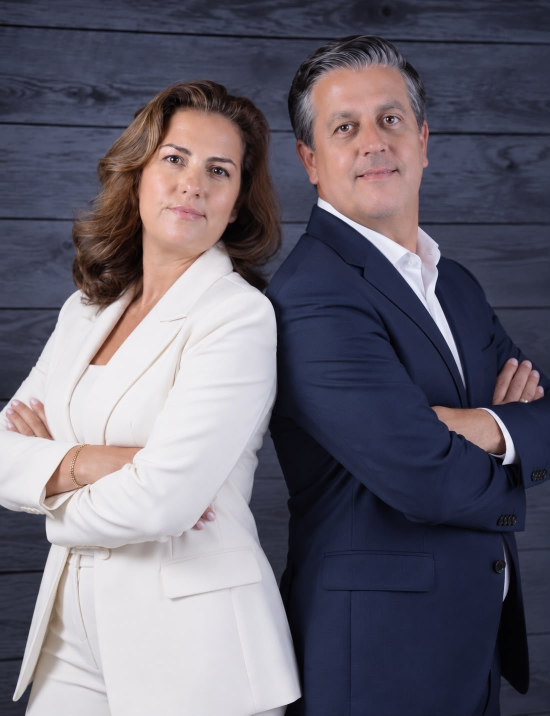
#> input picture Portrait_Project/00_originals/duo_reference.jpg, 1099 x 1431 px, found by its file name (shown at 1/2 size)
$ python 02_split_duo.py
#> lines starting #> are read from the running program, lines starting #| are printed output that depends on the picture; after the words box and inside, x2 and y2 are one past the last pixel; in counts of white or black regions, pixels touching at a corner belong together
import numpy as np, cv2
from PIL import Image
im=np.array(Image.open('00_originals/duo_reference.jpg').convert('RGB'))
#> im is the input picture: shape (1431, 1099, 3); mean R, G, B 105.6, 101.2, 113.3
a=np.array(Image.open('01_masks/duo_alpha.png')).astype(np.float32)/255
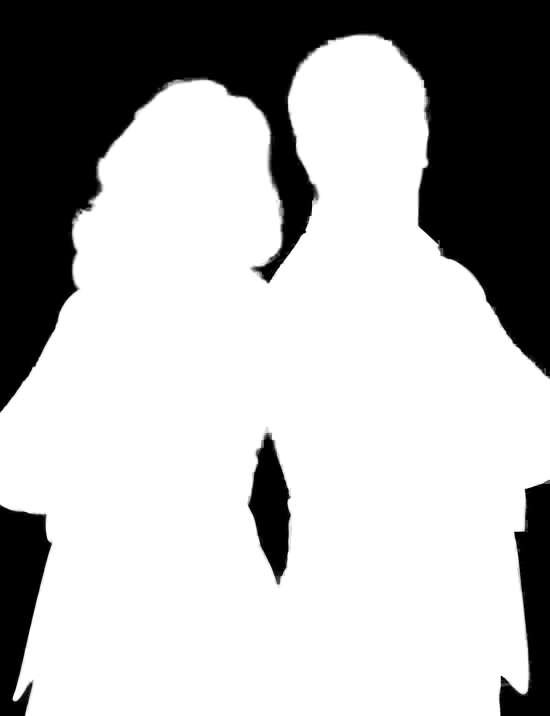
#> input picture Portrait_Project/01_masks/duo_alpha.png, 1099 x 1431 px, found by its file name (shown at 1/2 size)
H,W=a.shape
#> H = 1431; W = 1099
fg=(a>0.5).astype(np.uint8)
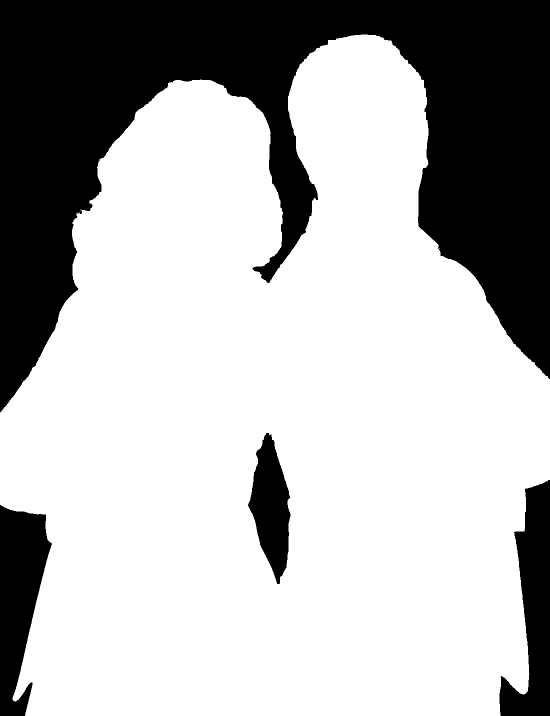
#> fg: shape (1431, 1099) (shown at 1/2 size); values 0 (black) and 1 (white), 70.1% white; 5 black regions (1 under 20 px), largest, box (x1, y1, x2, y2) and area: (0, 0, 1099, 825) 401468, (0, 1010, 104, 1431) 28004, (999, 960, 1099, 1431) 26396, (496, 866, 581, 1168) 15118
markers=np.zeros((H,W),np.int32)
core=cv2.erode(fg,np.ones((15,15),np.uint8))
#> core: shape (1431, 1099); values 0 (black) and 1 (white), 67.4% white; 4 black regions, box (x1, y1, x2, y2) and area: (0, 0, 1099, 832) 427778, (0, 1003, 111, 1431) 33126, (992, 953, 1099, 1431) 31423, (489, 859, 588, 1175) 20884
yy,xx=np.mgrid[:H,:W]
# seeds: woman = left of x=470 (core) or cream-lower-left ; man = right of x=700 core
markers[(core==1)&(xx<430)]=1
markers[(core==1)&(xx>650)]=2
# extra woman seed: hair/blazer up to x 520 for y<480 ; extra man seed for jacket
markers[(core==1)&(xx<520)&(yy<480)]=1
markers[(core==1)&(xx>600)&(yy>520)]=2
markers[fg==0]=3
grad=cv2.cvtColor(im,cv2.COLOR_RGB2LAB)
#> grad: shape (1431, 1099, 3); mean of channels 0, 1, 2 106.9, 133.1, 121.3
ws=cv2.watershed(cv2.GaussianBlur(im,(0,0),1.2),markers.copy())
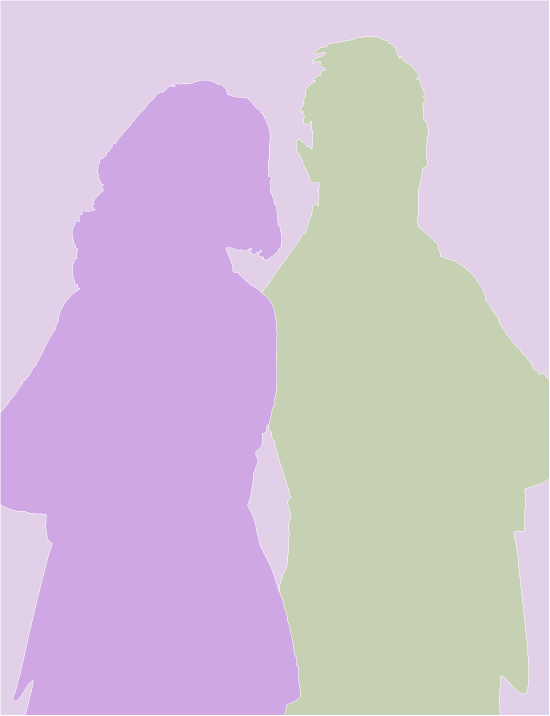
#> ws: shape (1431, 1099) int32 (shown at 1/2 size); 4 distinct labels, from -1 to 3; one colour per label, 0 black, -1 white
lab=np.where(ws==1,1,np.where(ws==2,2,0)).astype(np.uint8)*fg
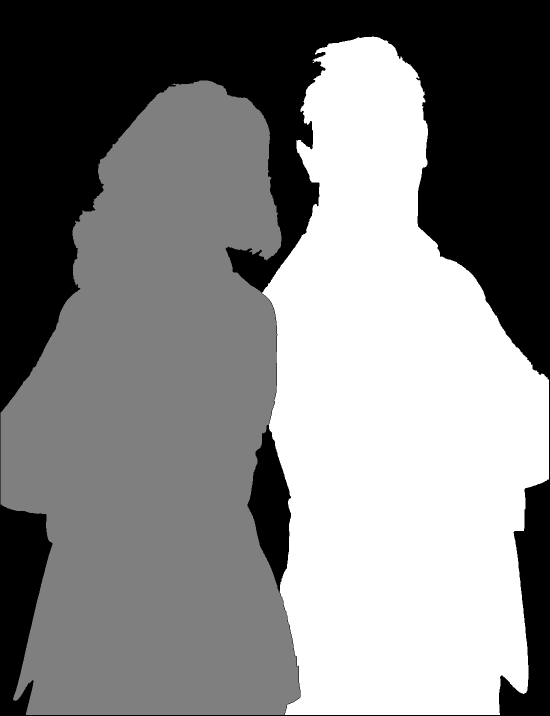
#> lab: shape (1431, 1099) (shown at 1/2 size); min 0, max 2, mean 1.03; drawn with min black and max white
np.save('01_masks/duo_label.npy',lab)
vis=im.copy(); vis[lab==1]=(vis[lab==1]*0.5+np.array([255,0,0])*0.5).astype(np.uint8); vis[lab==2]=(vis[lab==2]*0.5+np.array([0,255,0])*0.5).astype(np.uint8)
#> after `vis[lab == 1] = (vis[lab == 1] * 0.5 + np.array([255, 0, 0]) * 0.5).as`:
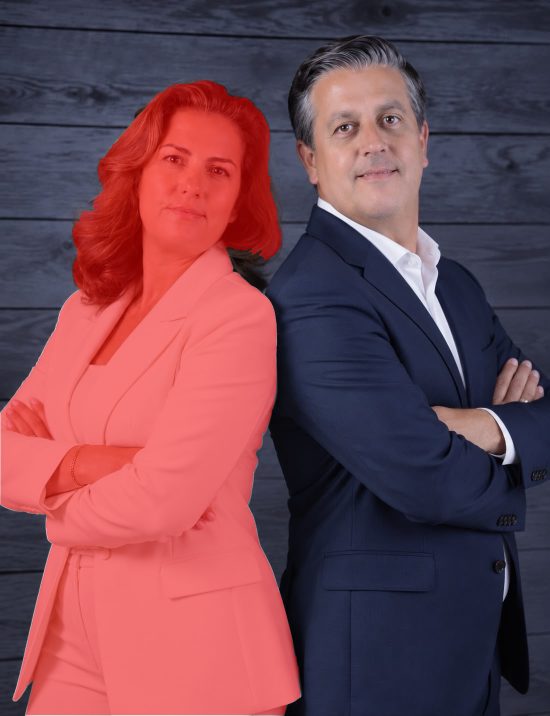
#> vis: shape (1431, 1099, 3) (shown at 1/2 size); mean R, G, B 115.9, 69.1, 81.1
#> after `vis[lab == 2] = (vis[lab == 2] * 0.5 + np.array([0, 255, 0]) * 0.5).as`:
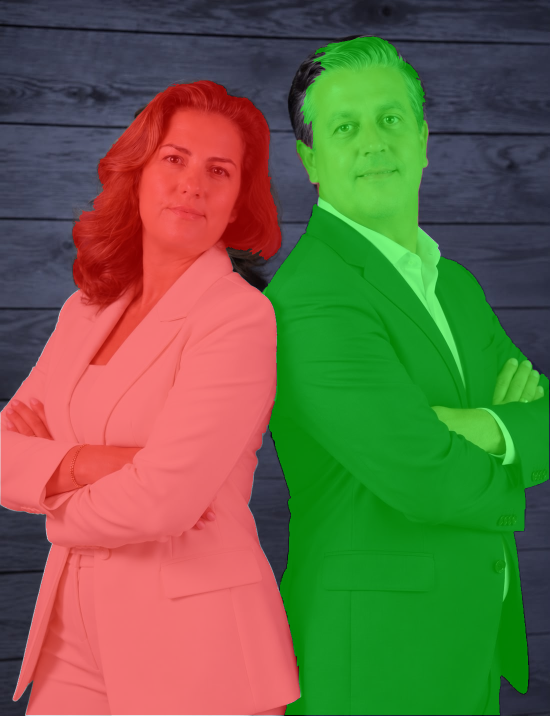
#> vis: shape (1431, 1099, 3) (shown at 1/2 size); mean R, G, B 105.8, 102.9, 68.6
Image.fromarray(vis).save('03_intermediate/split_vis.jpg')
Image.fromarray(vis).crop((380,380,720,1431)).save('03_intermediate/split_zoom.jpg')
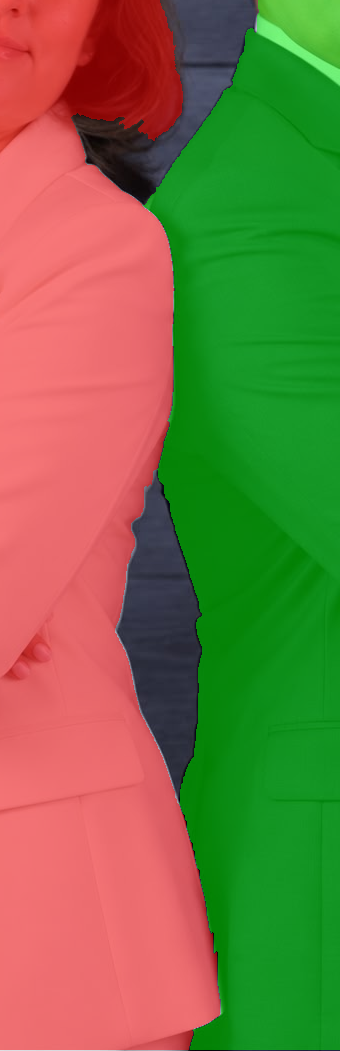
#> saved as split_zoom.jpg: PIL image 340x1051 RGB; mean R, G, B 121, 114.8, 66.4
